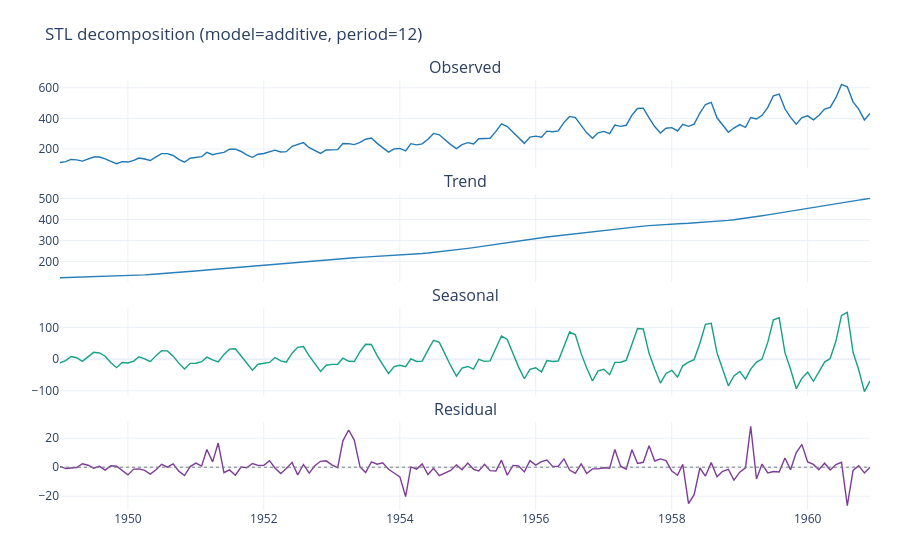

Notebook code for this chart:
### Markdown cell above
## 4. STL decomposition (preferred for most real data)

STL is more robust and lets seasonality evolve gently over time.

### Code cell
result_stl, fig_stl = tsf.decompose_and_plot(series, method="stl")
fig_stl.show()

### Figure 1 — Plotly figure (JSON) as saved in the notebook; plotly's stock layout.template omitted (floating-point values rounded to 4 significant figures; data arrays with more than 128 entries replaced by an {"elided": "..."} marker saying what was removed)
{"data": [{"line": {"color": "#1f77b4", "width": 1.4}, "mode": "lines", "name": "Observed", "showlegend": false, "type": "scatter", "x": {"elided": "144 str values"}, "xaxis": "x", "y": {"elided": "144 int values"}, "yaxis": "y"}, {"line": {"color": "#2980b9", "width": 1.4}, "mode": "lines", "name": "Trend", "showlegend": false, "type": "scatter", "x": {"elided": "144 str values"}, "xaxis": "x2", "y": {"elided": "144 float values"}, "yaxis": "y2"}, {"line": {"color": "#16a085", "width": 1.4}, "mode": "lines", "name": "Seasonal", "showlegend": false, "type": "scatter", "x": {"elided": "144 str values"}, "xaxis": "x3", "y": {"elided": "144 float values"}, "yaxis": "y3"}, {"line": {"color": "#7d3c98", "width": 1.4}, "mode": "lines", "name": "Residual", "showlegend": false, "type": "scatter", "x": {"elided": "144 str values"}, "xaxis": "x4", "y": {"elided": "144 float values"}, "yaxis": "y4"}], "layout": {"annotations": [{"font": {"size": 16}, "showarrow": false, "text": "Observed", "x": 0.5, "xanchor": "center", "xref": "paper", "y": 1, "yanchor": "bottom", "yref": "paper"}, {"font": {"size": 16}, "showarrow": false, "text": "Trend", "x": 0.5, "xanchor": "center", "xref": "paper", "y": 0.735, "yanchor": "bottom", "yref": "paper"}, {"font": {"size": 16}, "showarrow": false, "text": "Seasonal", "x": 0.5, "xanchor": "center", "xref": "paper", "y": 0.47, "yanchor": "bottom", "yref": "paper"}, {"font": {"size": 16}, "showarrow": false, "text": "Residual", "x": 0.5, "xanchor": "center", "xref": "paper", "y": 0.205, "yanchor": "bottom", "yref": "paper"}], "autosize": true, "hovermode": "x unified", "margin": {"b": 50, "l": 60, "r": 30, "t": 80}, "shapes": [{"line": {"color": "grey", "dash": "dot", "width": 1}, "type": "line", "x0": 0, "x1": 1, "xref": "x4 domain", "y0": 0, "y1": 0, "yref": "y4"}], "title": {"text": "STL decomposition (model=additive, period=12)"}, "xaxis": {"anchor": "y", "autorange": true, "domain": [0, 1], "matches": "x4", "range": ["1949-01-01", "1960-12-01"], "showticklabels": false, "type": "date"}, "xaxis2": {"anchor": "y2", "autorange": true, "domain": [0, 1], "matches": "x4", "range": ["1949-01-01", "1960-12-01"], "showticklabels": false, "type": "date"}, "xaxis3": {"anchor": "y3", "autorange": true, "domain": [0, 1], "matches": "x4", "range": ["1949-01-01", "1960-12-01"], "showticklabels": false, "type": "date"}, "xaxis4": {"anchor": "y4", "autorange": true, "domain": [0, 1], "range": ["1949-01-01", "1960-12-01"], "type": "date"}, "yaxis": {"anchor": "x", "autorange": true, "domain": [0.795, 1], "range": [75.22, 650.8], "type": "linear"}, "yaxis2": {"anchor": "x2", "autorange": true, "domain": [0.53, 0.735], "range": [101.5, 521.7], "type": "linear"}, "yaxis3": {"anchor": "x3", "autorange": true, "domain": [0.265, 0.47], "range": [-116.5, 162.2], "type": "linear"}, "yaxis4": {"anchor": "x4", "autorange": true, "domain": [0, 0.205], "range": [-29.51, 31.26], "type": "linear"}}}
